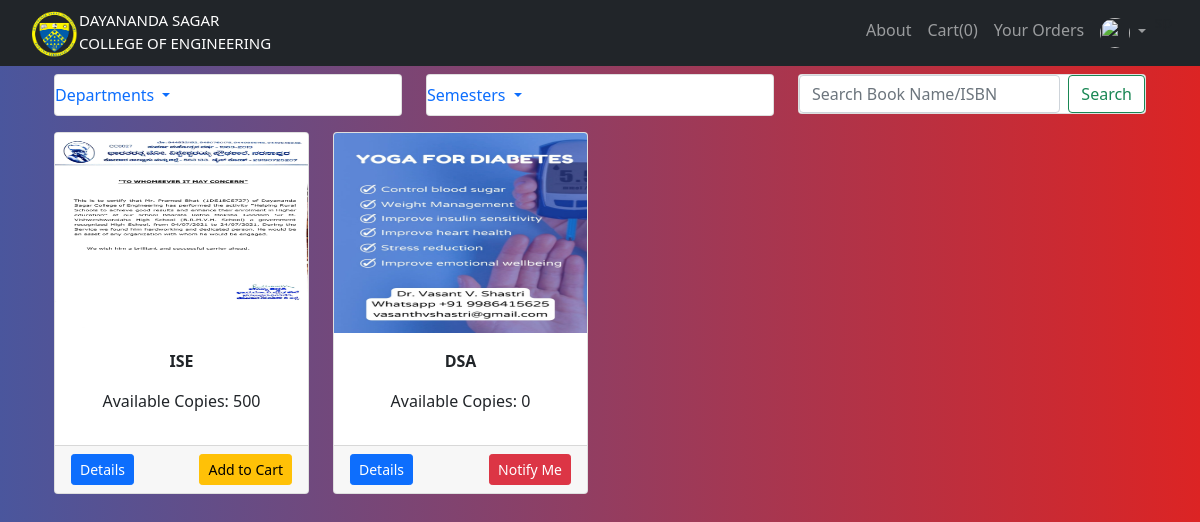
/student_home (signed in), run on an earlier commit of the app's database.
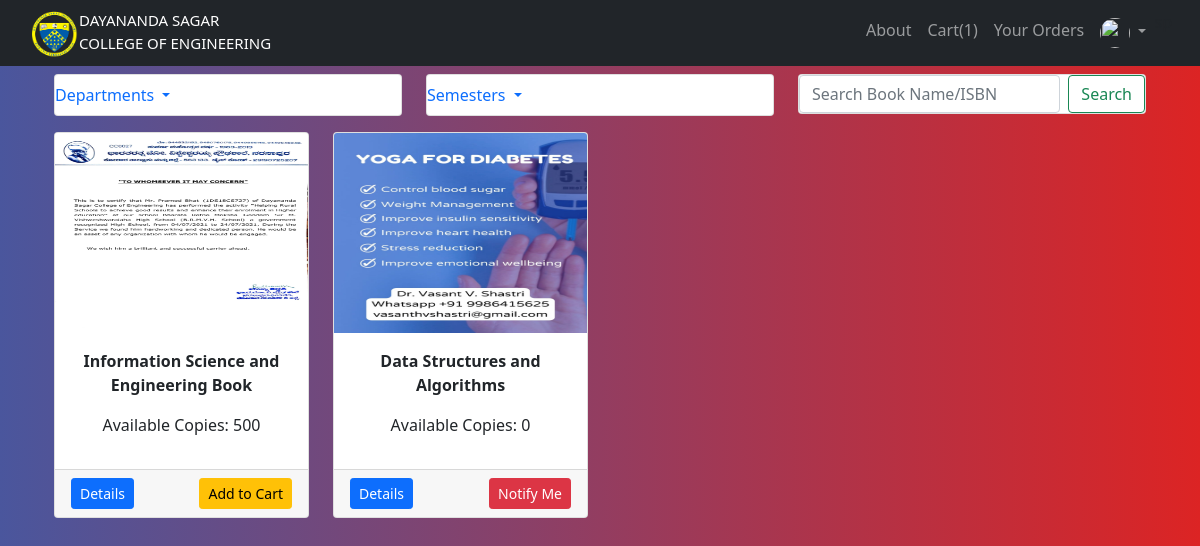
And on a later commit of the database.
### website/models.py (models this page shows, shortened)
class Addbook(db.Model):
    __tablename__='addbook'
    __searchable__ = ['name', 'desc', 'isbn']
    id = db.Column(db.Integer, primary_key=True)
    name = db.Column(db.String(80), nullable=False)
    price = db.Column(db.Numeric(10,2), nullable=False)
    isbn = db.Column(db.Integer,default=0)
    stock = db.Column(db.Integer,nullable=False)
    available_copies = db.Column(db.Integer,nullable=False)
    desc = db.Column(db.Text, nullable=False)
    pub_date = db.Column(db.DateTime, nullable=False, default=datetime.utcnow)
    department_id = db.Column(db.Integer, db.ForeignKey('department.id'),nullable=False)
    department = db.relationship('Department', backref=db.backref('departments',lazy=True))
    semester_id = db.Column(db.Integer, db.ForeignKey('semester.id'),nullable=False)
    semester = db.relationship('Semester', backref=db.backref('semesters',lazy=True))
    image_1 = db.Column(db.String(150), nullable=False, default='image.jpg')
    image_2 = db.Column(db.String(150), nullable=False, default='image.jpg')
    image_3 = db.Column(db.String(150), nullable=False, default='image.jpg')

### website/views.py (the view)
@views.route('/student_home')
@login_required
@requires_access_level("student")
def student_home():
    if current_user.is_authenticated:
        student_id = current_user.id
    cart = Student_Cart.query.filter_by(student_id = student_id).first()
    if(cart):
        session['Shoppingcart'] = cart.carts
    else:
        try:
            session.pop('Shoppingcart', None)
        except Exception as e:
            print(e)
    page = request.args.get('page',1, type=int)
    books = Addbook.query.filter(Addbook.stock>=0).order_by(Addbook.id.desc()).paginate(page = page, per_page = 8)
    return render_template("student_home.html", user=current_user, books = books, departments = departments(), semesters = semesters())

### website/models.py (called while the page is built)
        def process_result_value(self, value, dialect):
                if value is None:
                        return {}
                else:
                        return json.loads(value)

        def get_urole(self):
                return self.urole

### website/views.py (called while the page is built)
def requires_access_level(access_level):
    def decorator(f):
        @wraps(f)
        def decorated_function(*args, **kwargs):
            if not current_user.is_authenticated:
                flash('Login to Access', 'error')
                return redirect(url_for('views.home'))
            if current_user.get_urole() not in access_level:
                logout_user()
                flash('You do not have access to this resource. You have been automatically Logged Out', 'error')
                return redirect(url_for('views.home'))
            return f(*args, **kwargs)
        return decorated_function
    return decorator

def departments():
    departments = Department.query.join(Addbook, (Department.id == Addbook.department_id)).all()
    return departments

def semesters():
    semesters = Semester.query.join(Addbook, (Semester.id == Addbook.semester_id)).all()
    return semesters

### website/templates/student_home.html (shortened to what this page needs)
{% extends "base.html" %} {% block title %}Student Home{% endblock %}
{% block content %}
<br>
<br>
<div class="container">
    <div class="row">
        <div class="col-md-4">
            <div class="card mt-100">
                <ul class="navbar-nav me-auto mb-2 mb-lg-0">
                <li class="nav-item dropdown">
                    <a class="nav-link dropdown-toggle" href="#" id="navbarDropdown" role="button" data-bs-toggle="dropdown" aria-expanded="false">
                      Departments
                    </a>
                  </li>
                </ul>
            </div>
        </div>
        <div class="col-md-4">
            <div class="card mt-100">
                <ul class="navbar-nav me-auto mb-2 mb-lg-0">
                <li class="nav-item dropdown">
                    <a class="nav-link dropdown-toggle" href="#" id="navbarDropdown" role="button" data-bs-toggle="dropdown" aria-expanded="false">
                      Semesters
                    </a>
                  </li>
                </ul>
            </div>
        </div>
<div class="col-md-4">
    <div class="card mt-100">
      <form class="d-flex" action="{{url_for('views.result')}}">
        <input class="form-control me-2" type="search" placeholder="Search Book Name/ISBN" aria-label="Search" name="q">
        <button class="btn btn-outline-success" type="submit">Search</button>
      </form>
    </div>
</div>
<div class="container">
    <div class="row">
{% if department %}
{% for d in department.items %}
        <div class="col-md-3 mt-3">
            <div class="card">
                <img src="{{url_for('static', filename = 'images/' + d.image_1)}}" alt="{{d.name}}" class="card-img-top" height="200">
                <div class="card-body">
                    <h5 class="text-center">{{d.name}}</h5>
                    <p class="text-center">Available Copies: {{d.stock}}</p>
                </div>
                <div class="card-footer">
                <a href="{{url_for('views.single_page', id = d.id)}}" class="float-left btn btn-sm btn-primary">Details</a>
                {% if d.stock >0 %}
                <form action="{{url_for('cart.AddCart')}}" method="POST">
                    <input type="hidden" name="book_id" value="{{d.id}}">
                    <button type="submit" class="btn btn-sm btn-warning float-right">Add to Cart</button>
                </form>
                {% else %}
                <a href="{{url_for('cart.notify',id = d.id)}}" class="float-right btn btn-sm btn-danger">Notify Me</a>
                {% endif %}
            </div>
        </div>
    </div>
    {% endfor %}
</div>
<div class="row">
    <div class="col text-center">
    {% if department.has_prev %}
    <a href="{{url_for('views.get_department',id = get_dep.id,  page = department.prev_num)}}" class="btn btn-outline-info btn-sm mt-3">Previous</a>
    {% endif %}
    {% if department.total > 8 %}
    {% for page_num in department.iter_pages(left_edge=1, right_edge=2, left_current=1, right_current=2) %}
    {% if page_num %}
    {% if department.page == page_num %}
    <a href="{{url_for('views.get_department',id = get_dep.id,  page = page_num)}}" class="btn btn-info btn-sm mt-3">{{page_num}}</a>
    {% else %}
    <a href="{{url_for('views.get_department',id = get_dep.id,  page = page_num)}}" class="btn btn-outline-info btn-sm mt-3">{{page_num}}</a>
    {% endif %}
    {% else %}
    ...
    {% endif %}
    {% endfor %}
    {% endif %}
    {% if department.has_next %}
    <a href="{{url_for('views.get_department', id = get_dep.id,  page = department.next_num)}}" class="btn btn-outline-info btn-sm mt-3">Next</a>
    {% endif %}
    </div>
</div>
<div class="row">
{% else %}
        {% for book in books.items %}
        <div class="col-md-3 mt-3">
            <div class="card">
                <img src="{{url_for('static', filename = 'images/' + book.image_1)}}" alt="{{book.name}}" class="card-img-top" height="200">
                <div class="card-body">
                    <p class="text-center"><b>{{book.name}}</b></p>
                    <p class="text-center">Available Copies: {{book.stock}}</p>
                </div>
                <div class="card-footer">
                <a href="{{url_for('views.single_page', id = book.id)}}" class="float-left btn btn-sm btn-primary">Details</a>
                {% if book.stock >0 %}
                <form action="{{url_for('cart.AddCart')}}" method="POST">
                    <button type="submit" class="btn btn-sm btn-warning float-right">Add to Cart</button>
                </form>
                {% else %}
                <a href="{{url_for('cart.notify',id = book.id)}}" class="float-right btn btn-sm btn-danger">Notify Me</a>
                {% endif %}
            </div>
        </div>
    </div>
    {% endfor %}
</div>
    {% endif %}
    </div>
</div>
<br>
{% endblock %}

### website/templates/base.html (shortened to what this page needs)
<!DOCTYPE html>
<html>
    <head>
        <link
      rel="stylesheet"
      href="https://stackpath.bootstrapcdn.com/bootstrap/4.4.1/css/bootstrap.min.css"
    />
    <link
      rel="stylesheet"
      href="https://stackpath.bootstrapcdn.com/font-awesome/4.7.0/css/font-awesome.min.css"
    />
    <link href="https://cdn.jsdelivr.net/npm/bootstrap@5.1.3/dist/css/bootstrap.min.css" rel="stylesheet">
    <link href="https://cdn.jsdelivr.net/npm/bootstrap@5.1.3/dist/css/bootstrap.min.css" rel="stylesheet">
    <link rel="stylesheet" type="text/css" href="{{url_for('static',filename='style.css')}}">
  </head>
    <body class="bg-nav">
        <nav class="navbar navbar-expand-lg navbar-dark bg-dark">
            <div class="container-fluid">
              {% if user.is_authenticated %}
              {% if user.get_urole()=="admin" %}
              <a href="/admin_home">
              {% elif user.get_urole()=="student" %}
              <a href="/student_home">
              {% elif user.get_urole()=="teacher" %}
              <a href="/teacher_home">
              {% endif %}
              {% else %}
              <a href="/home">
              {% endif %}
              <div style="float: left;">
                <img src="static/DNS logo.png" class="img-responsive" width="50px">
              </div>
              <div style="float:left;padding: 1px 1px 0; color: aliceblue;font-size: 15px; color: white;">DAYANANDA SAGAR<br>
                <em style="font-style: normal;color: aliceblue ; color: white;">COLLEGE OF ENGINEERING</em>
              </div>
              </a>
              <div class="d-flex justify-content-end" id="navbarSupportedContent">
                <ul class="navbar-nav me-auto mb-2 mb-lg-0">
                  <li class="nav-item">
                    <a class="nav-link" aria-current="page" href="/aboutUs">About</a>
                  </li>
                  {% if user.is_authenticated %}
                  {% if user.get_urole()=="admin" %}
                  <li class="nav-item dropdown">
                    <a class="nav-link dropdown-toggle" href="#" id="navbarDropdown" role="button" data-bs-toggle="dropdown" aria-expanded="false">
                      Add
                    </a>
                    <ul class="dropdown-menu" aria-labelledby="navbarDropdown">
                      <li><a class="dropdown-item" href="/addbook">Add Book</a></li>
                      <li><a class="dropdown-item" href="/adddepartment">Add Department</a></li>
                      <li><a class="dropdown-item" href="/addsemester">Add Semester</a></li>
                      <li><a class="dropdown-item" href="/addbulk">Books Bulk Upload</a></li>
                    </ul>
                    <li class="nav-item">
                      <a class="nav-link" href="{{url_for('views.orders_list_on_status', status = 'Requested')}}">Book Orders</a>
                    </li>
                  </li>
                  {% else %}
                  <li class="nav-item">
                    <a class="nav-link" href="{{url_for('cart.getCart')}}">Cart({{session['Shoppingcart']|length}})</a>
                  </li>
                  <li class="nav-item">
                    <a class="nav-link" href="{{url_for('views.show_student_order')}}">Your Orders</a>
                  </li>
                  {% endif %}
                  <ul class="navbar-nav">
                    <li class="nav-item dropdown">
                    <a class="nav-link dropdown-toggle" href="#" id="navbarDropdownMenuLink" role="button" data-toggle="dropdown" aria-haspopup="true" aria-expanded="false">
                      <img src="https://s3.eu-central-1.amazonaws.com/bootstrapbaymisc/blog/24_days_bootstrap/fox.jpg" width="30" height="30" class="rounded-circle">
                    </a>
                  </li>
                </ul>
                <li>
                </li>
                  {% endif %}
                </ul>
              </div>
            </div>
          </nav>
          <div class="container">
              {% block content %}
              {% endblock %}
          </div>
    </body>
</html>

### website/static/style.css (style rules this page uses)
.bg-nav { background: #DC2424; background: -webkit-linear-gradient(to right, #4A569D, #DC2424); background: linear-gradient(to right, #4A569D, #DC2424); }
.mt-100 { margin-top: -40px; }

What changed in the data, as far as the page shows it:
changed Addbook: name "ISE" → "Information Science and Engineering Book"
changed Addbook: name "DSA" → "Data Structures and Algorithms"
Also different on the page:
{{ session['Shoppingcart']|length }}: "0" → "1"
